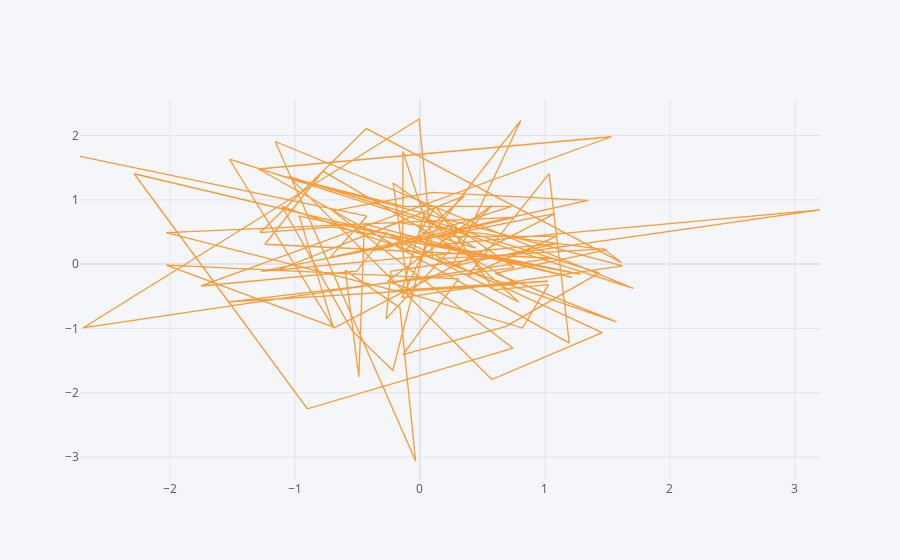

Notebook code for this chart:
### Code cell
df.iplot(kind = 'scatter', x = 'A', y = 'B')
